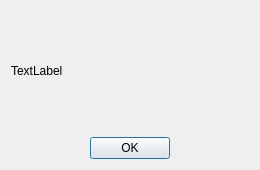
<?xml version="1.0" encoding="UTF-8"?>
<ui version="4.0">
 <class>Dialog</class>
 <widget class="QDialog" name="Dialog">
  <property name="geometry">
   <rect>
    <x>0</x>
    <y>0</y>
    <width>260</width>
    <height>170</height>
   </rect>
  </property>
  <property name="windowTitle">
   <string>Message</string>
  </property>
  <layout class="QVBoxLayout" name="verticalLayout">
   <item>
    <widget class="QLabel" name="label">
     <property name="text">
      <string>TextLabel</string>
     </property>
     <property name="wordWrap">
      <bool>true</bool>
     </property>
    </widget>
   </item>
   <item>
    <widget class="QDialogButtonBox" name="buttonBox">
     <property name="standardButtons">
      <set>QDialogButtonBox::Ok</set>
     </property>
     <property name="centerButtons">
      <bool>true</bool>
     </property>
    </widget>
   </item>
  </layout>
 </widget>
 <resources/>
 <connections/>
</ui>
